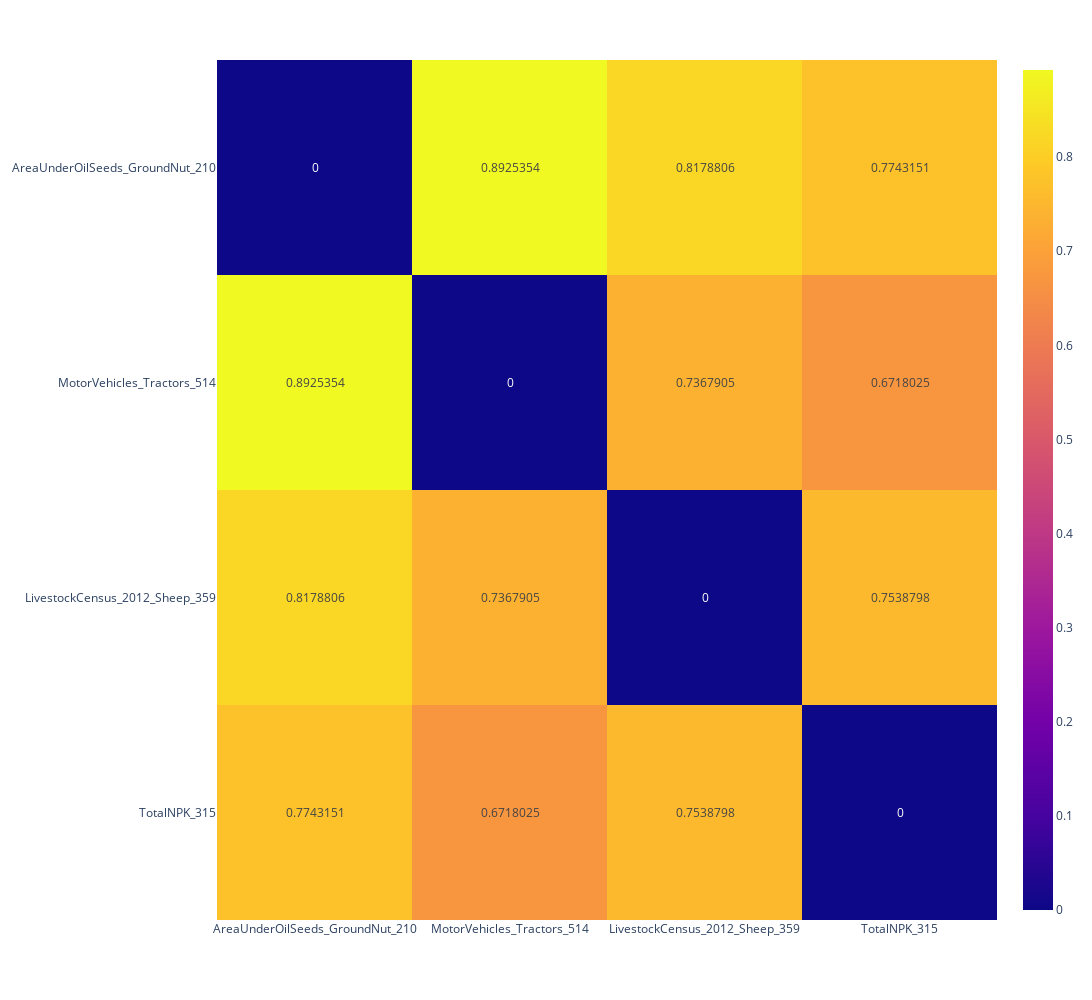

The cell this chart's notebook holds for it:
### Code cell
import plotly.express as px
corr[corr > 0.9] = 0 
fig = px.imshow(corr, text_auto=True, aspect="auto")
fig.layout.height = 1000
fig.layout.width = 1200
fig.show()

### Figure 1 — Plotly figure (JSON) as saved in the notebook; plotly's stock layout.template omitted (floating-point values rounded to 4 significant figures)
{"data": [{"coloraxis": "coloraxis", "hovertemplate": "x: %{x}<br>y: %{y}<br>color: %{z}<extra></extra>", "name": "0", "texttemplate": "%{z}", "type": "heatmap", "x": ["AreaUnderOilSeeds_GroundNut_210", "MotorVehicles_Tractors_514", "LivestockCensus_2012_Sheep_359", "TotalNPK_315"], "xaxis": "x", "y": ["AreaUnderOilSeeds_GroundNut_210", "MotorVehicles_Tractors_514", "LivestockCensus_2012_Sheep_359", "TotalNPK_315"], "yaxis": "y", "z": [[0, 0.8925, 0.8179, 0.7743], [0.8925, 0, 0.7368, 0.6718], [0.8179, 0.7368, 0, 0.7539], [0.7743, 0.6718, 0.7539, 0]]}], "layout": {"coloraxis": {"colorscale": [[0, "#0d0887"], [0.1111, "#46039f"], [0.2222, "#7201a8"], [0.3333, "#9c179e"], [0.4444, "#bd3786"], [0.5556, "#d8576b"], [0.6667, "#ed7953"], [0.7778, "#fb9f3a"], [0.8889, "#fdca26"], [1, "#f0f921"]]}, "height": 1000, "margin": {"t": 60}, "width": 1200, "xaxis": {"anchor": "y", "autorange": true, "domain": [0, 1], "range": [-0.5, 3.5], "type": "category"}, "yaxis": {"anchor": "x", "autorange": true, "domain": [0, 1], "range": [3.5, -0.5], "type": "category"}}}
